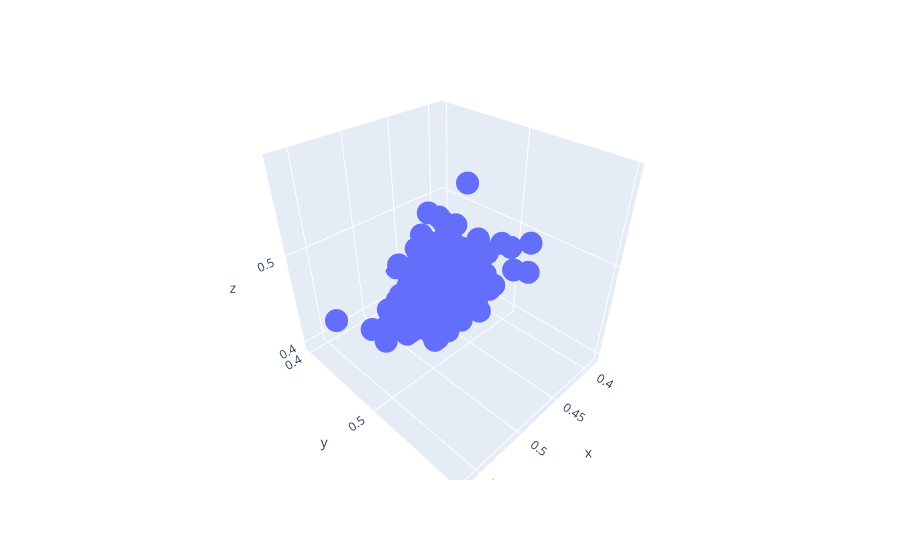
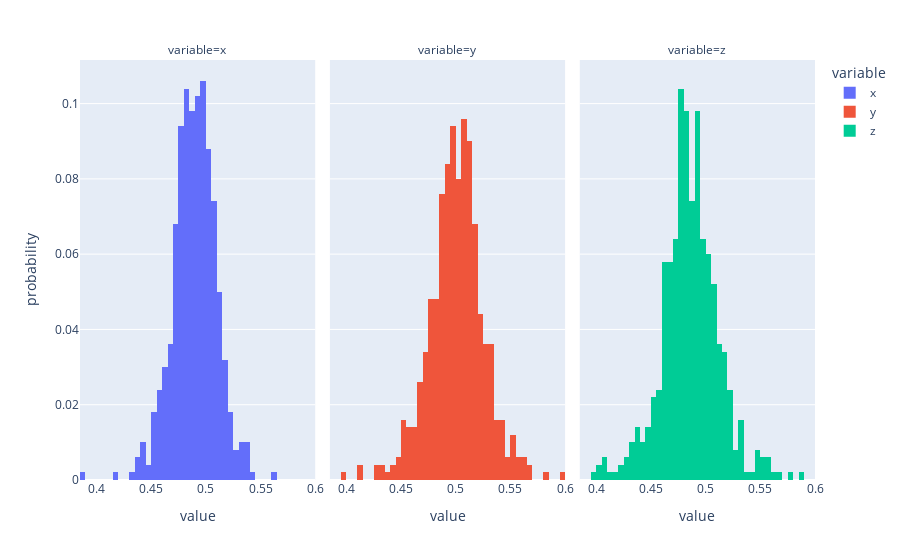

Notebook source saved alongside these figures, in order:
### Code cell
samples = 500
density = 0.5
model.eval()

rec = model.sample(samples,density,device=device)
df = pd.DataFrame(rec.detach().to('cpu').numpy(),columns=['x','y','z'])
fig = px.scatter_3d(df,x='x',y='y',z='z')
fig.show()
fig = px.histogram(df,facet_col='variable',histnorm='probability',nbins=100)
fig.show()

### Figure 1 — Plotly figure (JSON) as saved in the notebook; plotly's stock layout.template omitted (floating-point values rounded to 4 significant figures; data arrays with more than 128 entries replaced by an {"elided": "..."} marker saying what was removed)
{"data": [{"hovertemplate": "x=%{x}<br>y=%{y}<br>z=%{z}<extra></extra>", "legendgroup": "", "marker": {"color": "#636efa", "symbol": "circle"}, "mode": "markers", "name": "", "scene": "scene", "showlegend": false, "type": "scatter3d", "x": {"elided": "500 float values"}, "y": {"elided": "500 float values"}, "z": {"elided": "500 float values"}}], "layout": {"legend": {"tracegroupgap": 0}, "margin": {"t": 60}, "scene": {"domain": {"x": [0, 1], "y": [0, 1]}, "xaxis": {"title": {"text": "x"}}, "yaxis": {"title": {"text": "y"}}, "zaxis": {"title": {"text": "z"}}}}}

### Figure 2 — Plotly figure (JSON) as saved in the notebook; plotly's stock layout.template omitted (floating-point values rounded to 4 significant figures; data arrays with more than 128 entries replaced by an {"elided": "..."} marker saying what was removed)
{"data": [{"bingroup": "x", "histnorm": "probability", "hovertemplate": "variable=x<br>value=%{x}<br>probability=%{y}<extra></extra>", "legendgroup": "x", "marker": {"color": "#636efa", "pattern": {"shape": ""}}, "name": "x", "nbinsx": 100, "orientation": "v", "showlegend": true, "type": "histogram", "x": {"elided": "500 float values"}, "xaxis": "x", "yaxis": "y"}, {"bingroup": "x", "histnorm": "probability", "hovertemplate": "variable=y<br>value=%{x}<br>probability=%{y}<extra></extra>", "legendgroup": "y", "marker": {"color": "#EF553B", "pattern": {"shape": ""}}, "name": "y", "nbinsx": 100, "orientation": "v", "showlegend": true, "type": "histogram", "x": {"elided": "500 float values"}, "xaxis": "x2", "yaxis": "y2"}, {"bingroup": "x", "histnorm": "probability", "hovertemplate": "variable=z<br>value=%{x}<br>probability=%{y}<extra></extra>", "legendgroup": "z", "marker": {"color": "#00cc96", "pattern": {"shape": ""}}, "name": "z", "nbinsx": 100, "orientation": "v", "showlegend": true, "type": "histogram", "x": {"elided": "500 float values"}, "xaxis": "x3", "yaxis": "y3"}], "layout": {"annotations": [{"font": {}, "showarrow": false, "text": "variable=x", "x": 0.16, "xanchor": "center", "xref": "paper", "y": 1, "yanchor": "bottom", "yref": "paper"}, {"font": {}, "showarrow": false, "text": "variable=y", "x": 0.5, "xanchor": "center", "xref": "paper", "y": 1, "yanchor": "bottom", "yref": "paper"}, {"font": {}, "showarrow": false, "text": "variable=z", "x": 0.84, "xanchor": "center", "xref": "paper", "y": 1, "yanchor": "bottom", "yref": "paper"}], "barmode": "relative", "legend": {"title": {"text": "variable"}, "tracegroupgap": 0}, "margin": {"t": 60}, "xaxis": {"anchor": "y", "domain": [0, 0.32], "title": {"text": "value"}}, "xaxis2": {"anchor": "y2", "domain": [0.34, 0.66], "matches": "x", "title": {"text": "value"}}, "xaxis3": {"anchor": "y3", "domain": [0.68, 1.0], "matches": "x", "title": {"text": "value"}}, "yaxis": {"anchor": "x", "domain": [0, 1], "title": {"text": "probability"}}, "yaxis2": {"anchor": "x2", "domain": [0, 1], "matches": "y", "showticklabels": false}, "yaxis3": {"anchor": "x3", "domain": [0, 1], "matches": "y", "showticklabels": false}}}
